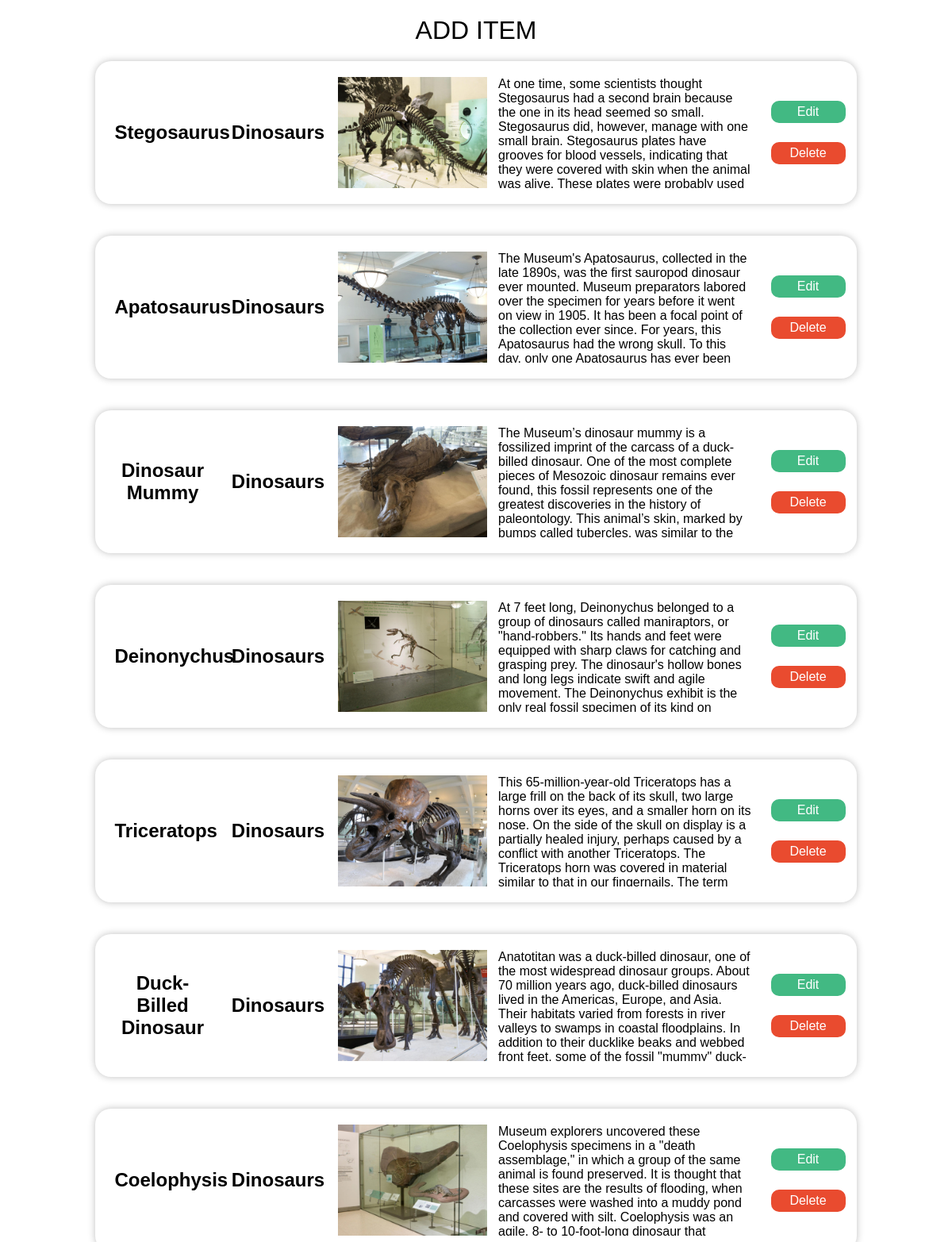
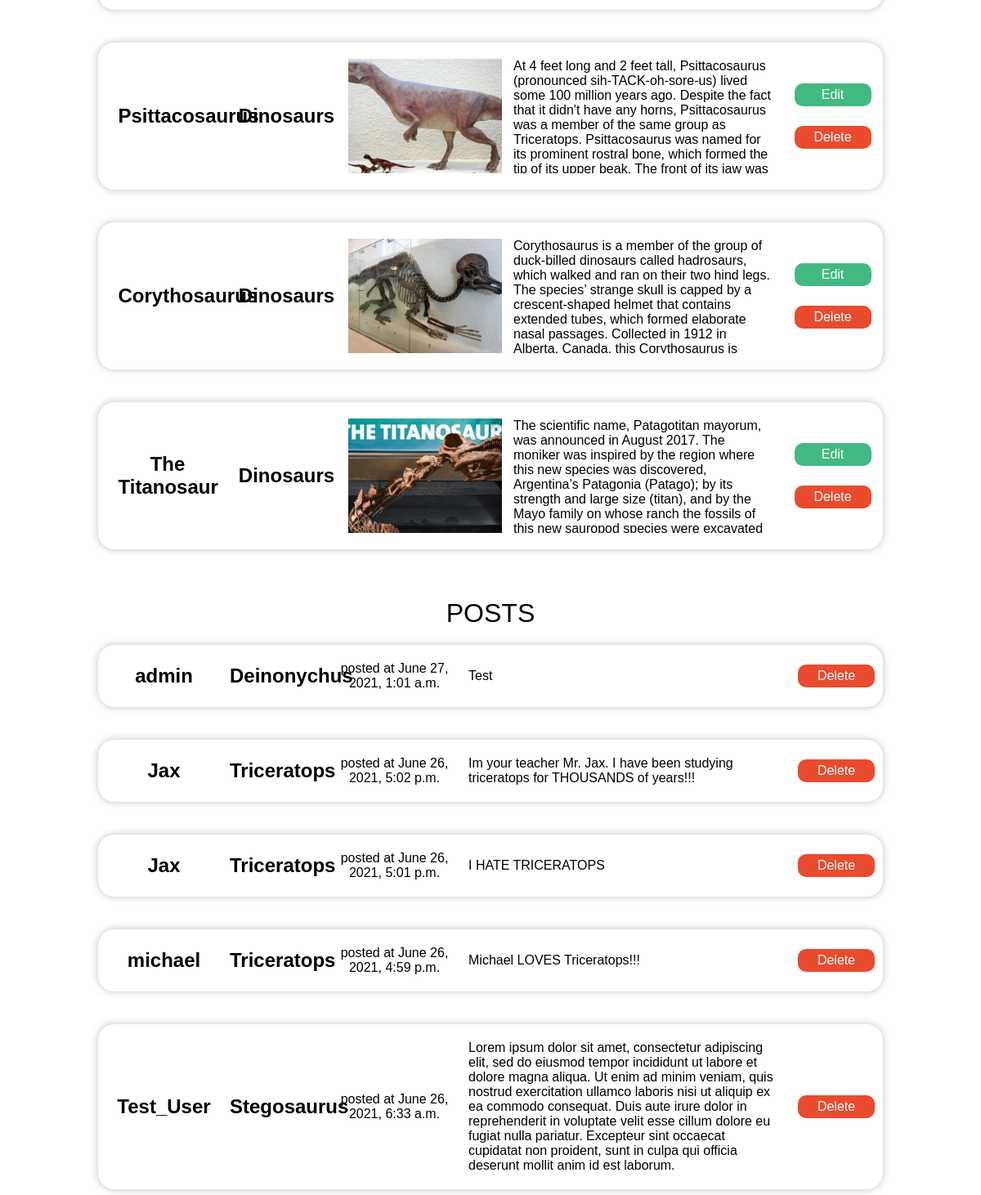
Page /user-admin (signed in) on the earlier database version (2 pictures, top to bottom).
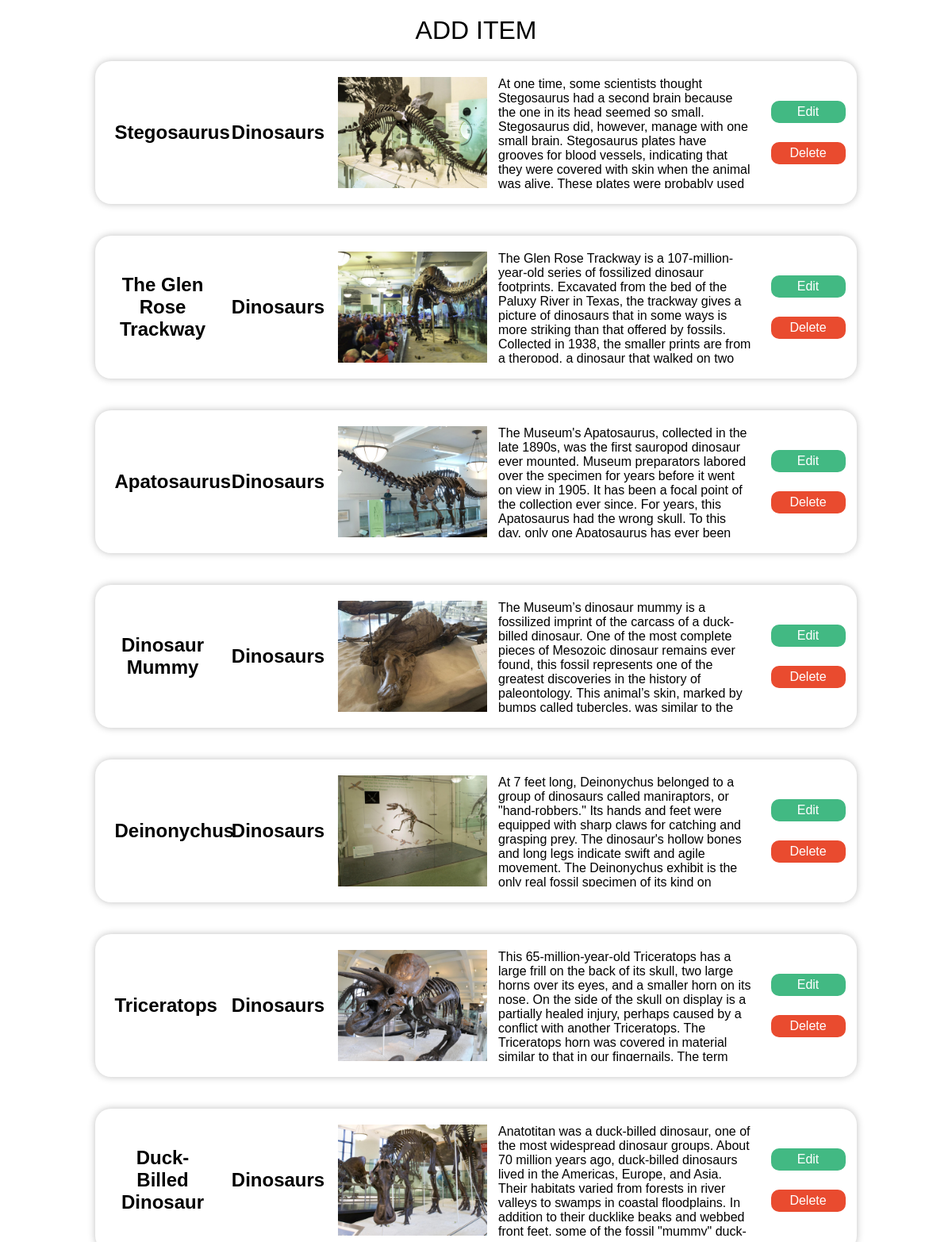
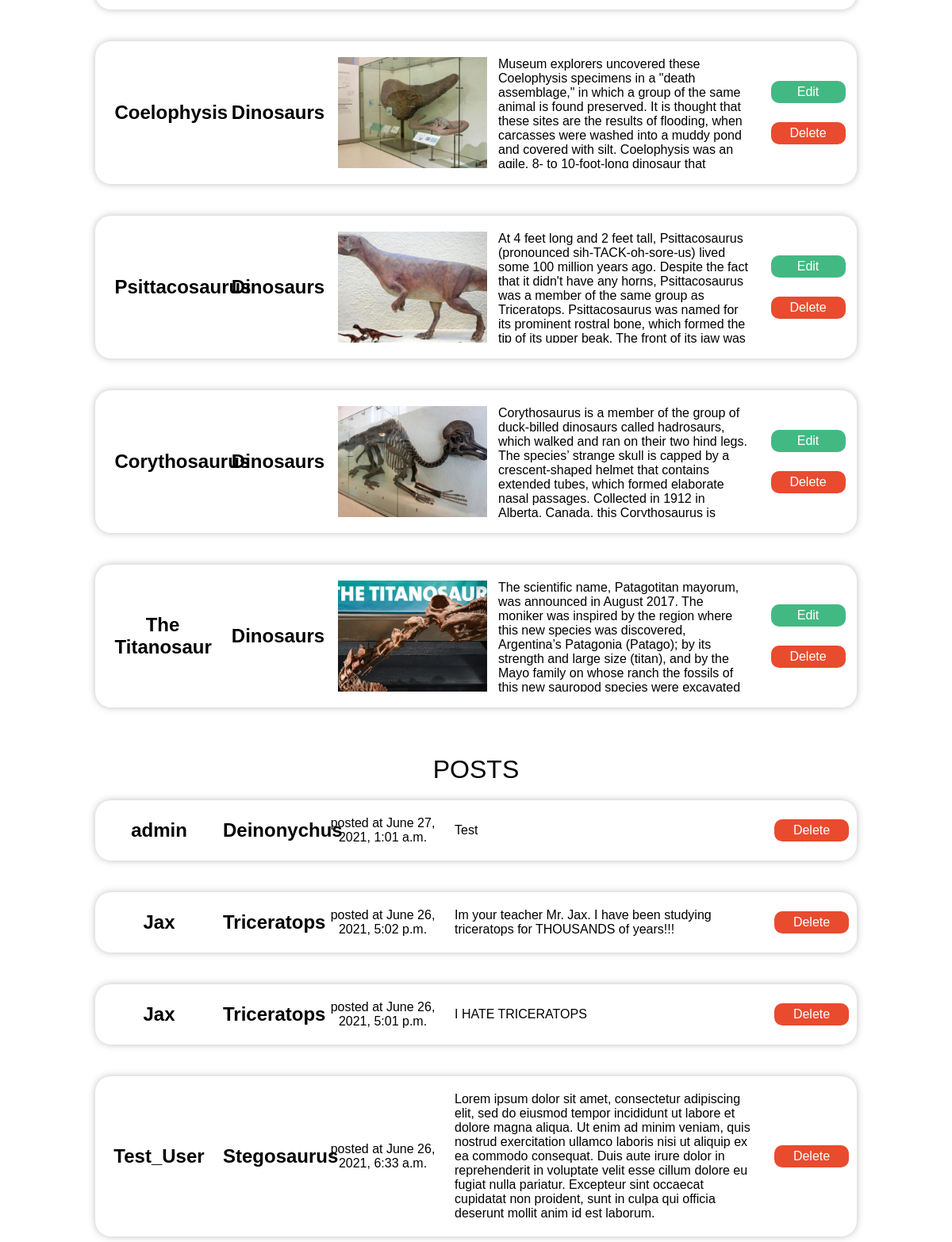
Same page on the later database version (2 pictures, top to bottom).
### backend/models.py (models this page shows, shortened)
class Item(models.Model):
    name = models.CharField(max_length=200)
    category = models.CharField(max_length=200, default="Dinosaurs")
    description = models.CharField(max_length=5000)
    description = models.TextField()
    img_url = models.URLField(null=True, blank=True)
    img = models.ImageField(null=True, upload_to='images/')

class DiscussionPost(models.Model):
    item = models.ForeignKey(Item, on_delete=models.CASCADE)
    user = models.ForeignKey(User, on_delete=models.CASCADE)
    time = models.DateTimeField(auto_now=True)
    post = models.TextField(null=True, blank=True)
    class Meta:
        ordering = ['-time']

class User(models.Model):
    username = models.CharField(max_length=64, unique=True)
    password = models.CharField(max_length=64)
    name = models.CharField(max_length=64)
    items = models.ManyToManyField(Item, blank=True)

### backend/views.py (the view)
# urls.py: path('user-admin', views.user_admin, name='user-admin'),
def user_admin(request):
    try:
        if request.session["username"] != 'admin':
            return render(request, 'index.html')
        if request.method == 'GET':
            items = Item.objects.all()
            dps = DiscussionPost.objects.all()
            courses = Course.objects.all()
            print('error')
            return render(request, 'admin_panel.html', {
                "items": items, "dps": dps, "courses": courses
                })
    except:
        print('error')
        return render(request, 'index.html')

### backend/templates/admin_panel.html (shortened to what this page needs)
<!DOCTYPE html>
<html>
    <head>
        <link rel="stylesheet" href="../static/style.css">
    </head>
    <body>
        <a href='{% url "admin_add_page" %}' class="adding__item--title adding__item--title--click">ADD ITEM</a>
        <section class="admin">
            {% for item in items %}
            <div class="admin__item">
                <h2 class="admin__item--name">{{item.name}}</h2>
                <h2 class="admin__item--category">{{ item.category }}</h2>
                <div class="admin__item--image" style="background-image: url({{ item.img.url }});"></div>
                <div class="admin__item--desc"><p>{{ item.description }}</p></div>
                <div class="admin__item--buttons">
                    <form method="POST" action="{% url 'admin_edit_page' %}" class="admin__item--edit">
                        <button type="submit" >Edit</button>
                    </form>
                    <form method="POST" action="{% url 'admin_delete' %}" class="admin__item--delete">
                        <button type="submit" >Delete</button>
                    </form>
                </div>
            </div>
            <div style="height: 40px;"></div>
            {% endfor %}
        </section>
        <h1 class="adding__item--title">POSTS</h1>
        <section class="admin__posts">
            {% for post in dps %}
            <div class="posts__item">
                <h2 class="posts__item--user">{{ post.user.name }}</h2>
                <h2 class="posts__item--name">{{post.item.name}}</h3>
                <p class="posts__item--time">posted at {{ post.time }}</p>
                <p class="posts__item--text">{{ post.post }}</p>
                <form method="POST" action="{% url 'admin_delete_posts' %}" class="posts__item--delete">
                    <button type="submit">Delete</button>
                </form>
            </div>
            <div style="height: 40px;"></div>
            {% endfor %}
        </section>
    </body>
</html>

### backend/static/style.css (style rules this page uses)
* { box-sizing: border-box; margin: 0; padding: 0; }
body, html { width: 100vw; height: 100%; }
body { font-family: Arial, Helvetica, sans-serif; position: relative; }
.admin__item { display: flex; flex-direction: row; width: 80%; margin: auto; height: fit-content; align-items: center; justify-content: space-evenly; padding: 20px 10px; border-radius: 20px; box-shadow: 0px 0px 10px 0px #bfbfbf; }
.admin__item > h2 { width: 15%; padding: 0px 10px; text-align: center; }
.admin__item--desc { width: 35%; overflow: scroll; border: solid 1px #bfbfbf; height: 140px; margin: 0px 10px; outline: none; border: none; }
.admin__item--desc > p { padding-right: 10px; }
.admin__item--image { width: 20%; background-position: center; background-size: cover; height: 140px; }
.admin__item--buttons { width: 10%; display: flex; flex-direction: column; justify-content: space-between; align-items: center; height: 80px; }
.admin__item--edit { width: 100%; }
.admin__item--edit > button { padding: 5px 5px; background-color: #42b983; border: none; color: white; font-size: 1rem; border-radius: 10px; }
.admin__item--delete { width: 100%; }
.admin__item--delete > button { padding: 5px 5px; font-size: 1rem; background-color: #e94b2f; border: none; color: white; border-radius: 10px; }
.posts__item { display: flex; flex-direction: row; width: 80%; margin: auto; height: fit-content; align-items: center; justify-content: space-evenly; padding: 20px 10px; border-radius: 20px; box-shadow: 0px 0px 10px 0px #bfbfbf; }
.posts__item > h2 { width: 15%; padding: 0px 10px; text-align: center; }
.posts__item--time { width: 15%; text-align: center; }
.posts__item--text { width: 45%; padding: 0px 20px; }
.posts__item--delete { width: 10%; }
.posts__item--delete > button { padding: 5px 5px; font-size: 1rem; background-color: #e94b2f; border: none; color: white; border-radius: 10px; }
.adding__item--title { text-decoration: none; text-align: center; display: block; margin: auto; font-size: 2rem; color: black; padding: 20px 0px; font-weight: 400; width: fit-content; }

### backend/templates/admin_panel.html (style rules this page uses)
button { height: 100%; width: 100%; }

Differences in the rows shown:
removed DiscussionPost: user.name "michael", item.name "Triceratops", time "June 26, 2021, 4:59 p.m.", post "Michael LOVES Triceratops!!!"
added Item: name "The Glen Rose Trackway", category "Dinosaurs", img (picture), description "The Glen Rose Trackway is a 107-million-year-old series of fossilized dinosaur footprints. Excavated from the bed of the Paluxy River in Texas, the trackway gives a picture of dinosaurs that in some ways is more striking than that offered by fossils. Collected in 1938, the smaller prints are from a theropod, a dinosaur that walked on two…"
